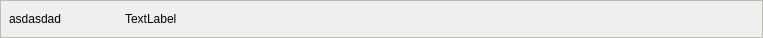
<?xml version="1.0" encoding="UTF-8"?>
<ui version="4.0">
 <class>Form</class>
 <widget class="QWidget" name="Form">
  <property name="geometry">
   <rect>
    <x>0</x>
    <y>0</y>
    <width>763</width>
    <height>38</height>
   </rect>
  </property>
  <property name="sizePolicy">
   <sizepolicy hsizetype="Minimum" vsizetype="Minimum">
    <horstretch>0</horstretch>
    <verstretch>0</verstretch>
   </sizepolicy>
  </property>
  <property name="windowTitle">
   <string>Form</string>
  </property>
  <property name="styleSheet">
   <string notr="true"/>
  </property>
  <layout class="QVBoxLayout" name="verticalLayout">
   <property name="spacing">
    <number>0</number>
   </property>
   <property name="leftMargin">
    <number>0</number>
   </property>
   <property name="topMargin">
    <number>0</number>
   </property>
   <property name="rightMargin">
    <number>0</number>
   </property>
   <property name="bottomMargin">
    <number>0</number>
   </property>
   <item>
    <widget class="QWidget" name="message" native="true">
     <property name="sizePolicy">
      <sizepolicy hsizetype="Minimum" vsizetype="Minimum">
       <horstretch>0</horstretch>
       <verstretch>0</verstretch>
      </sizepolicy>
     </property>
     <property name="styleSheet">
      <string notr="true">#message { border: 0.5px solid rgb(186, 189, 182); }</string>
     </property>
     <layout class="QHBoxLayout" name="horizontalLayout">
      <property name="leftMargin">
       <number>9</number>
      </property>
      <property name="rightMargin">
       <number>9</number>
      </property>
      <item>
       <widget class="QLabel" name="senderLabel">
        <property name="sizePolicy">
         <sizepolicy hsizetype="Fixed" vsizetype="Fixed">
          <horstretch>0</horstretch>
          <verstretch>0</verstretch>
         </sizepolicy>
        </property>
        <property name="minimumSize">
         <size>
          <width>100</width>
          <height>0</height>
         </size>
        </property>
        <property name="text">
         <string>asdasdad</string>
        </property>
        <property name="wordWrap">
         <bool>true</bool>
        </property>
       </widget>
      </item>
      <item>
       <spacer name="senderAndMessengerSpacer">
        <property name="orientation">
         <enum>Qt::Horizontal</enum>
        </property>
        <property name="sizeType">
         <enum>QSizePolicy::Fixed</enum>
        </property>
        <property name="sizeHint" stdset="0">
         <size>
          <width>10</width>
          <height>0</height>
         </size>
        </property>
       </spacer>
      </item>
      <item>
       <widget class="QLabel" name="messageLabel">
        <property name="sizePolicy">
         <sizepolicy hsizetype="Minimum" vsizetype="Fixed">
          <horstretch>0</horstretch>
          <verstretch>0</verstretch>
         </sizepolicy>
        </property>
        <property name="text">
         <string>TextLabel</string>
        </property>
        <property name="wordWrap">
         <bool>true</bool>
        </property>
       </widget>
      </item>
     </layout>
    </widget>
   </item>
  </layout>
 </widget>
 <resources/>
 <connections/>
</ui>
